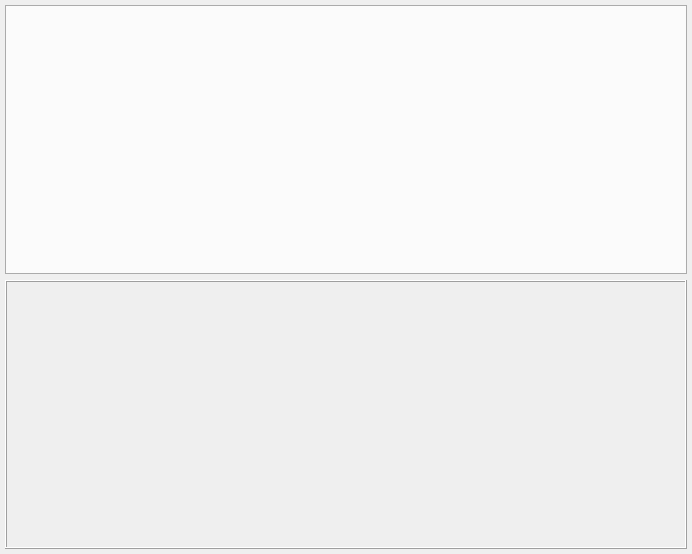
<?xml version="1.0" encoding="UTF-8"?>
<ui version="4.0">
 <class>ViewerPluginManager</class>
 <widget class="QWidget" name="ViewerPluginManager">
  <property name="geometry">
   <rect>
    <x>0</x>
    <y>0</y>
    <width>692</width>
    <height>554</height>
   </rect>
  </property>
  <property name="windowTitle">
   <string/>
  </property>
  <property name="windowIcon">
   <iconset>
    <normaloff>:/icons/Hokuyo.ico</normaloff>:/icons/Hokuyo.ico</iconset>
  </property>
  <layout class="QVBoxLayout" name="verticalLayout" stretch="1,1">
   <property name="leftMargin">
    <number>5</number>
   </property>
   <property name="topMargin">
    <number>5</number>
   </property>
   <property name="rightMargin">
    <number>5</number>
   </property>
   <property name="bottomMargin">
    <number>5</number>
   </property>
   <item>
    <widget class="QTabWidget" name="viewers">
     <property name="tabPosition">
      <enum>QTabWidget::South</enum>
     </property>
     <property name="tabShape">
      <enum>QTabWidget::Rounded</enum>
     </property>
     <property name="currentIndex">
      <number>-1</number>
     </property>
    </widget>
   </item>
   <item>
    <widget class="QLabel" name="noViewersLabel">
     <property name="font">
      <font>
       <pointsize>24</pointsize>
      </font>
     </property>
     <property name="frameShape">
      <enum>QFrame::Box</enum>
     </property>
     <property name="frameShadow">
      <enum>QFrame::Raised</enum>
     </property>
     <property name="pixmap">
      <pixmap resource="viewerpluginmanager.qrc">:/ViewerPluginManager/presentation_icon</pixmap>
     </property>
     <property name="alignment">
      <set>Qt::AlignCenter</set>
     </property>
     <property name="margin">
      <number>0</number>
     </property>
    </widget>
   </item>
  </layout>
 </widget>
 <resources>
  <include location="viewerpluginmanager.qrc"/>
 </resources>
 <connections/>
</ui>
